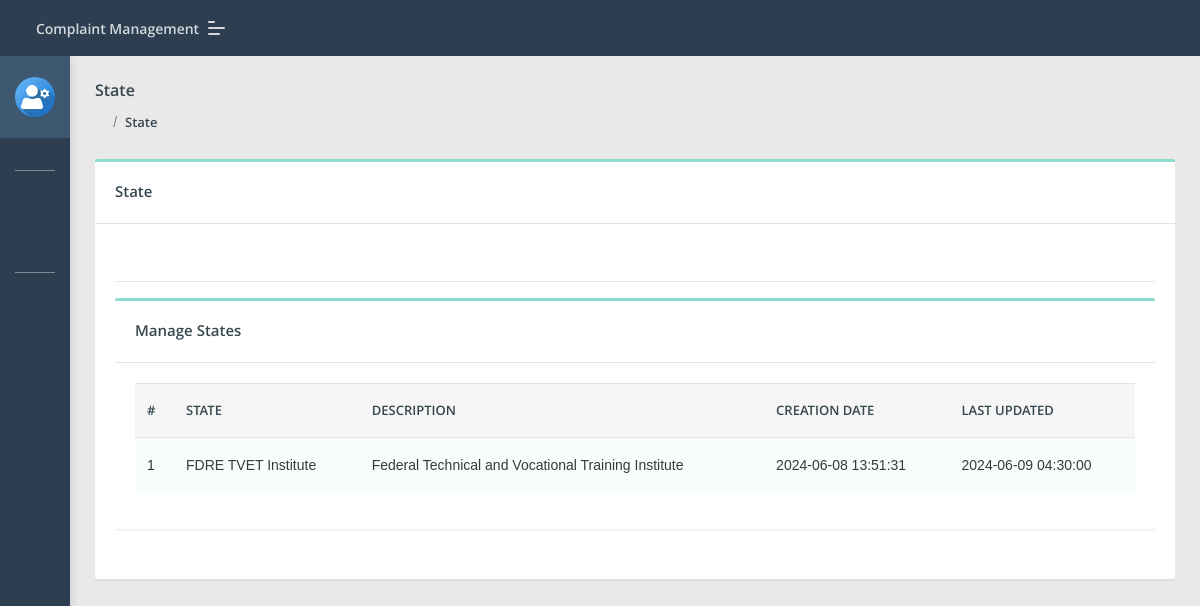
/Director/state.php (signed in), run on the app's committed database.
### tables this page shows
CREATE TABLE `state` (
  `id` int(11) NOT NULL,
  `stateName` varchar(255) DEFAULT NULL,
  `stateDescription` tinytext,
  `postingDate` timestamp NULL DEFAULT CURRENT_TIMESTAMP,
  `updationDate` timestamp NULL DEFAULT NULL ON UPDATE CURRENT_TIMESTAMP
);

### Director/state.php (the view, shortened to what this page needs)
<?php
include('include/config.php');
if(strlen($_SESSION['diid'])==0)
    {
header('location:index.php');
}
else{
?>
<!DOCTYPE html>
<html lang="en">
<head>
    <link rel="stylesheet" href="assets/css/style.css">
</head>
<body class="">
	<?php include('include/sidebar.php');?>
	<?php include('include/header.php');?>
<section class="pcoded-main-container">
    <div class="pcoded-content">
        <div class="page-header">
            <div class="page-block">
                <div class="row align-items-center">
                    <div class="col-md-12">
                        <div class="page-header-title">
                            <h5 class="m-b-10">State</h5>
                        </div>
                        <ul class="breadcrumb">
                            <li class="breadcrumb-item"><a href="dashboard.php"><i class="feather icon-home"></i></a></li>
                            <li class="breadcrumb-item"><a href="state.php">State</a></li>
                        </ul>
                    </div>
                </div>
            </div>
        </div>
        <div class="row">
            <div class="col-sm-12">
                <div class="card">
                    <div class="card-header">
                        <h5>State</h5>
                    </div>
                    <div class="card-body">
                        <div class="row">
                            <div class="col-md-10">
                                    <br />
                            </div>
                        </div>
                     <hr>
                      <div class="row">
                            <div class="col-xl-12">
                <div class="card">
                    <div class="card-header">
                        <h5>Manage States</h5>
                    </div>
                    <div class="card-body table-border-style">
                        <div class="table-responsive">
                            <table class="table table-striped">
                                <thead>
                                    <tr>
                                            <th>#</th>
                                            <th>State</th>
                                            <th>Description</th>
                                            <th>Creation date</th>
                                            <th>Last Updated</th>
                                        </tr>
                                </thead>
                                <tbody>
                                    <?php $query=mysqli_query($con,"select * from state");
$cnt=1;
while($row=mysqli_fetch_array($query))
{
?>
                                        <tr>
                                            <td><?php echo htmlentities($cnt);?></td>
                                            <td><?php echo htmlentities($row['stateName']);?></td>
                                            <td><?php echo htmlentities($row['stateDescription']);?></td>
                                            <td><?php echo htmlentities($row['postingDate']);?></td>
                                            <td> <?php echo htmlentities($row['updationDate']);?></td>
                                        </tr>
                                        <?php $cnt=$cnt+1; } ?>
                                </tbody>
                            </table>
                        </div>
                    </div>
                </div>
            </div>
                        </div>
                    </div>
                </div>
            </div>
        </div>
    </div>
</section>
</body>
</html>
<?php } ?>

### data on the page
state: stateName "FDRE TVET Institute", stateDescription "Federal Technical and Vocational Training Institute", postingDate "2024-06-08 13:51:31", updationDate "2024-06-09 04:30:00"
